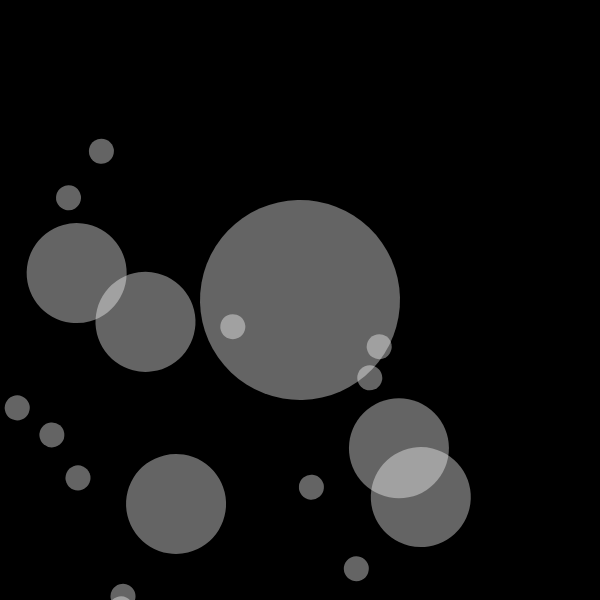
Frame 1 (no input)
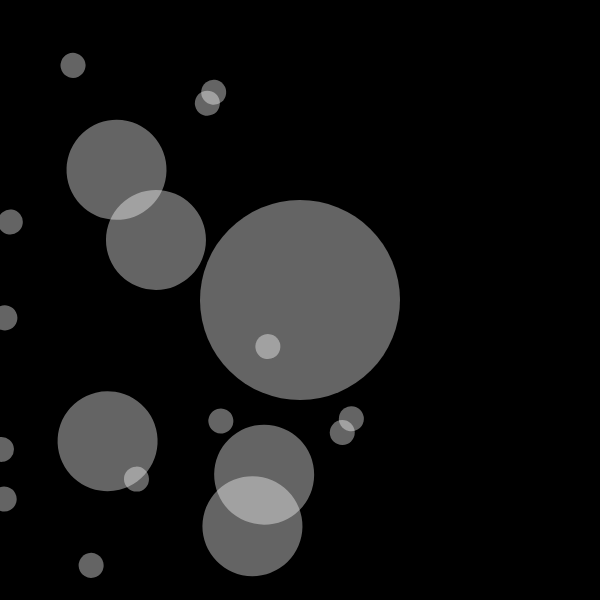
Frame 60 (no input)
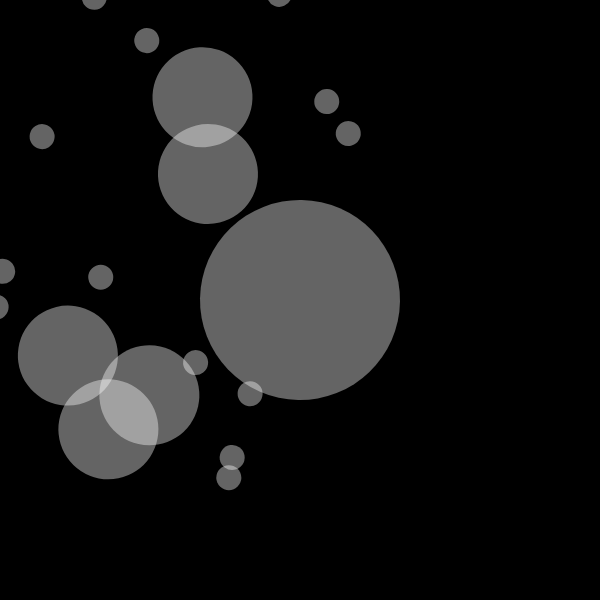
Frame 120 (the mouse pressed at the canvas centre since frame 60)

The p5.js sketch that drew these frames (run headless with seeded random() and noise() and a simulated clock; from frame 60 on, the mouse is pressed at the canvas centre):

// p5.js sketch
// ── sketch.js
let s;
function setup() {
    createCanvas(600, 600);
    s = new Planet(100, 0, 0);
    s.spawnMoons(5, 1);
    console.log(s);
}

function draw() {
    background(0);
    translate(width / 2, height / 2);
    s.orbit();
    s.show();
}
// ── planet.js
class Planet {
    constructor(r, d, o) {
        this.radius = r;
        this.angle = random(TWO_PI);
        this.distance = d;
        this.planets = [];
        this.orbitspeed = o || random(0.002, 0.01);
    }

    spawnMoons(n, l) {
        for (let i = 0; i < n; i++) {
            let newRadius = this.radius / (l * 2);
            let newDistance = this.radius + random(50, 150);
            let newOrbitSpeed = random(0.002, 0.01);
            this.planets[i] = new Planet(newRadius, newDistance, newOrbitSpeed);
            if (l < 2) {
                let numOfMoons = random(1, 4)
                this.planets[i].spawnMoons(numOfMoons, l + 1);
            }
        }
    }

    orbit() {
        this.angle = this.angle + this.orbitspeed;
        for (let i = 0; i < this.planets.length; i++) {
            this.planets[i].orbit();
        }
    }

    show() {
        push();
        rotate(this.angle);
        translate(this.distance, 0);
        noStroke();
        fill(255, 100);
        ellipse(0, 0, this.radius * 2, this.radius * 2);

        for (let i = 0; i < this.planets.length; i++) {
            this.planets[i].show();
        }
        pop();
    }
}
// ── sketch.html
<!DOCTYPE html>
<html lang="en">

<head>
    <meta charset="utf-8" />
    <meta name="viewport" content="width=device-width, initial-scale=1.0" />
    <meta http-equiv="X-UA-Compatible" content="ie-edge" />
    <title>Coding Challenge #7</title>
    <script src="https://cdn.jsdelivr.net/npm/p5@0.10.2/lib/p5.js"></script>
    <script src="planet.js"></script>
    <script src="sketch.js"></script>
</head>

<body>

</body>

</html>
